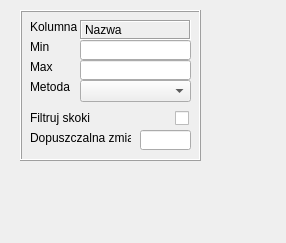
<?xml version="1.0" encoding="UTF-8"?>
<ui version="4.0">
 <class>Form</class>
 <widget class="QWidget" name="Form">
  <property name="geometry">
   <rect>
    <x>0</x>
    <y>0</y>
    <width>286</width>
    <height>243</height>
   </rect>
  </property>
  <property name="windowTitle">
   <string>Form</string>
  </property>
  <widget class="QFrame" name="frame">
   <property name="geometry">
    <rect>
     <x>20</x>
     <y>10</y>
     <width>181</width>
     <height>151</height>
    </rect>
   </property>
   <property name="frameShape">
    <enum>QFrame::Box</enum>
   </property>
   <property name="frameShadow">
    <enum>QFrame::Raised</enum>
   </property>
   <widget class="QLabel" name="Column_name">
    <property name="geometry">
     <rect>
      <x>60</x>
      <y>10</y>
      <width>111</width>
      <height>20</height>
     </rect>
    </property>
    <property name="frameShape">
     <enum>QFrame::Box</enum>
    </property>
    <property name="frameShadow">
     <enum>QFrame::Sunken</enum>
    </property>
    <property name="text">
     <string>Nazwa</string>
    </property>
   </widget>
   <widget class="QLineEdit" name="MinVal">
    <property name="geometry">
     <rect>
      <x>60</x>
      <y>30</y>
      <width>111</width>
      <height>20</height>
     </rect>
    </property>
   </widget>
   <widget class="QLineEdit" name="MaxVal">
    <property name="geometry">
     <rect>
      <x>60</x>
      <y>50</y>
      <width>111</width>
      <height>20</height>
     </rect>
    </property>
   </widget>
   <widget class="QComboBox" name="Method">
    <property name="geometry">
     <rect>
      <x>60</x>
      <y>70</y>
      <width>111</width>
      <height>22</height>
     </rect>
    </property>
   </widget>
   <widget class="QLabel" name="Column">
    <property name="geometry">
     <rect>
      <x>10</x>
      <y>10</y>
      <width>47</width>
      <height>13</height>
     </rect>
    </property>
    <property name="text">
     <string>Kolumna</string>
    </property>
   </widget>
   <widget class="QLabel" name="Min">
    <property name="geometry">
     <rect>
      <x>10</x>
      <y>30</y>
      <width>47</width>
      <height>13</height>
     </rect>
    </property>
    <property name="text">
     <string>Min</string>
    </property>
   </widget>
   <widget class="QLabel" name="Max">
    <property name="geometry">
     <rect>
      <x>10</x>
      <y>50</y>
      <width>47</width>
      <height>13</height>
     </rect>
    </property>
    <property name="text">
     <string>Max</string>
    </property>
   </widget>
   <widget class="QLabel" name="Method_2">
    <property name="geometry">
     <rect>
      <x>10</x>
      <y>70</y>
      <width>47</width>
      <height>13</height>
     </rect>
    </property>
    <property name="text">
     <string>Metoda</string>
    </property>
   </widget>
   <widget class="QCheckBox" name="checkBox">
    <property name="geometry">
     <rect>
      <x>155</x>
      <y>100</y>
      <width>17</width>
      <height>17</height>
     </rect>
    </property>
    <property name="text">
     <string/>
    </property>
   </widget>
   <widget class="QLabel" name="Filter">
    <property name="geometry">
     <rect>
      <x>10</x>
      <y>100</y>
      <width>61</width>
      <height>16</height>
     </rect>
    </property>
    <property name="text">
     <string>Filtruj skoki</string>
    </property>
   </widget>
   <widget class="QLineEdit" name="MaxChangeVal">
    <property name="geometry">
     <rect>
      <x>120</x>
      <y>120</y>
      <width>51</width>
      <height>20</height>
     </rect>
    </property>
   </widget>
   <widget class="QLabel" name="MaxChange">
    <property name="geometry">
     <rect>
      <x>10</x>
      <y>120</y>
      <width>101</width>
      <height>16</height>
     </rect>
    </property>
    <property name="text">
     <string>Dopuszczalna zmiana</string>
    </property>
   </widget>
  </widget>
 </widget>
 <resources/>
 <connections/>
</ui>
